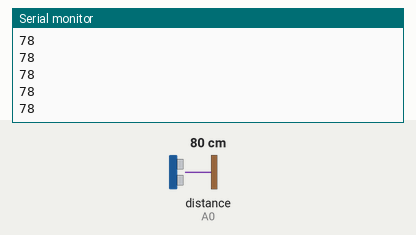
This sketch was run on a simulated Arduino Uno, built with avr-gcc and run on an emulated ATmega328P. Parts: the last lines printed to the serial monitor. Wiring (inferred from the names in the program): ultrasonic range finder: trigger pin 13; echo A0. The test bench sets the inputs (shaded band); at power-on: distance to the obstacle (sensor on A0) 80 cm. The echo pulse lasts 58.3 µs per cm.

Above: at 1.2 s.
1.3 s: distance to the obstacle (sensor on A0) set to 2 cm
At 1.37 s:
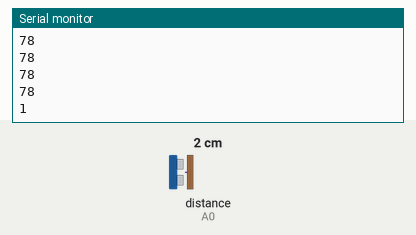
2.8 s: distance to the obstacle (sensor on A0) set to 4 cm
At 2.89 s:
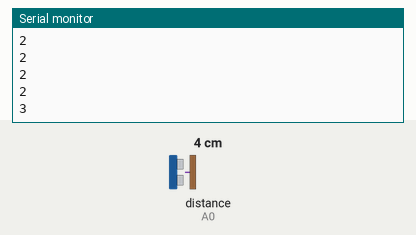
Timing chart, 0 to 5.8 s (numbered marks = the images above; inputs shaded):
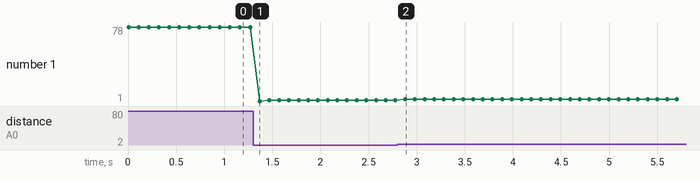

The sketch:

DataCollection.ino
```cpp
//Code for testing HC-SR04
#define TRIG_PIN 13
#define ECHO_PIN A0

long duration;
int distance;

void setup() {
  Serial.begin(9600);
  pinMode(TRIG_PIN, OUTPUT);
  pinMode(ECHO_PIN, INPUT);
}

void loop() {
  digitalWrite(TRIG_PIN, LOW);
  delayMicroseconds(2);
  digitalWrite(TRIG_PIN, HIGH);
  delayMicroseconds(10);
  digitalWrite(TRIG_PIN, LOW);

  duration = pulseIn(ECHO_PIN, HIGH);

  distance = duration * 0.034 / 2;

  Serial.println(distance);

  delay(100);
}
```

Measured:
- after the input at 1.3 s, the serial monitor: prints a new line after 0.07 s (image 1)
- after the input at 2.8 s, the serial monitor: prints a new line after 0.08 s (image 2)
- plotted number 1: 78 → 2 after the input at 1.3 s, 2 → 3 after the input at 2.8 s
